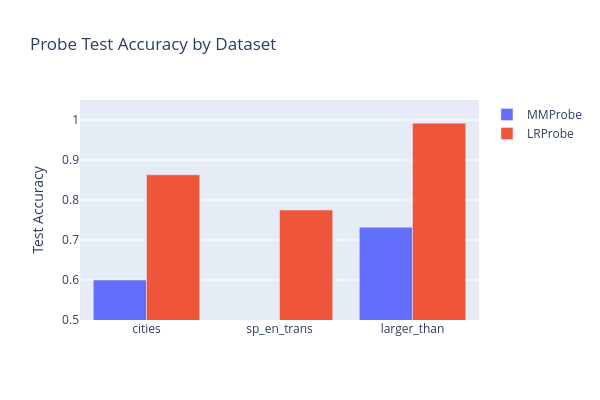

Notebook source saved alongside this figure:
### Markdown cell above
# Train a LR Probe

### Code cell
class LRProbe(t.nn.Module):
    def __init__(self, d_in: int, scaler_mean: Tensor | None = None, scaler_scale: Tensor | None = None):
        super().__init__()
        self.net = t.nn.Sequential(t.nn.Linear(d_in, 1, bias=False), t.nn.Sigmoid())
        self.register_buffer("scaler_mean", scaler_mean)
        self.register_buffer("scaler_scale", scaler_scale)

    def _normalize(self, x: Float[Tensor, "n d_model"]) -> Float[Tensor, "n d_model"]:
        """Apply StandardScaler normalization if scaler parameters are available."""
        if self.scaler_mean is not None and self.scaler_scale is not None:
            return (x - self.scaler_mean) / self.scaler_scale
        return x

    def forward(self, x: Float[Tensor, "n d_model"]) -> Float[Tensor, " n"]:
        return self.net(self._normalize(x)).squeeze(-1)

    def pred(self, x: Float[Tensor, "n d_model"]) -> Float[Tensor, " n"]:
        return self(x).round()

    @property
    def direction(self) -> Float[Tensor, " d_model"]:
        return self.net[0].weight.data[0]

    @staticmethod
    def from_data(
        acts: Float[Tensor, "n d_model"],
        labels: Float[Tensor, " n"],
        C: float = 0.1,
        device: str = "cpu",
    ) -> "LRProbe":
        """
        Train an LR probe using sklearn's LogisticRegression with StandardScaler normalization.

        Args:
            acts: Activation matrix [n_samples, d_model].
            labels: Binary labels (1=true, 0=false).
            C: Inverse regularization strength (lower = stronger regularization).
                Default 0.1 (reg_coeff=10) matches the deception-detection paper's cfg.yaml.
                The repo class default is reg_coeff=1000 (C=0.001), which is stronger.
            device: Device to place the resulting probe on.
        """
        X = acts.cpu().float().numpy()
        y = labels.cpu().float().numpy()

        # Standardize features (zero mean, unit variance) before fitting, as in the paper
        scaler = StandardScaler()
        X_scaled = scaler.fit_transform(X)

        # fit_intercept=False: the paper fits on normalized data so the intercept is redundant
        lr_model = LogisticRegression(C=C, random_state=42, fit_intercept=False, max_iter=1000)
        lr_model.fit(X_scaled, y)

        # Build probe with scaler parameters baked in
        scaler_mean = t.tensor(scaler.mean_, dtype=t.float32)
        scaler_scale = t.tensor(scaler.scale_, dtype=t.float32)
        probe = LRProbe(acts.shape[-1], scaler_mean=scaler_mean, scaler_scale=scaler_scale).to(device)
        probe.net[0].weight.data[0] = t.tensor(lr_model.coef_[0], dtype=t.float32).to(device)

        return probe


lr_probe = LRProbe.from_data(train_acts["cities"], train_labels["cities"], device="cpu")

# Train accuracy
train_preds = lr_probe.pred(train_acts["cities"])
train_acc = (train_preds == train_labels["cities"]).float().mean().item()

# Test accuracy
test_preds = lr_probe.pred(test_acts["cities"])
test_acc = (test_preds == test_labels["cities"]).float().mean().item()

print("LRProbe on cities:")
print(f"  Train accuracy: {train_acc:.3f}")
print(f"  Test accuracy:  {test_acc:.3f}")
print(f"  Direction norm: {lr_probe.direction.norm().item():.3f}")
#assert test_acc >= 0.80, f"Test accuracy too low: {test_acc:.3f} (expected >= 0.90)"

# Compare directions
mm_dir = mm_probe.direction / mm_probe.direction.norm()
lr_dir = lr_probe.direction / lr_probe.direction.norm()
cos_sim = (mm_dir @ lr_dir).item()
print(f"\nCosine similarity between MM and LR directions: {cos_sim:.4f}")

# Compare both probes across all 3 datasets
results_rows = []
for name in DATASET_NAMES:
    mm_p = MMProbe.from_data(train_acts[name], train_labels[name])
    lr_p = LRProbe.from_data(train_acts[name], train_labels[name])

    mm_test_acc = (mm_p.pred(test_acts[name]) == test_labels[name]).float().mean().item()
    lr_test_acc = (lr_p.pred(test_acts[name]) == test_labels[name]).float().mean().item()
    results_rows.append({"Dataset": name, "MM Test Acc": f"{mm_test_acc:.3f}", "LR Test Acc": f"{lr_test_acc:.3f}"})

results_df = pd.DataFrame(results_rows)
print("\nProbe accuracy comparison across datasets:")
display(results_df)

# Bar chart
fig = go.Figure()
fig.add_trace(go.Bar(name="MMProbe", x=DATASET_NAMES, y=[float(r["MM Test Acc"]) for r in results_rows]))
fig.add_trace(go.Bar(name="LRProbe", x=DATASET_NAMES, y=[float(r["LR Test Acc"]) for r in results_rows]))
fig.update_layout(
    title="Probe Test Accuracy by Dataset",
    yaxis_title="Test Accuracy",
    yaxis_range=[0.5, 1.05],
    barmode="group",
    height=400,
    width=600,
)
fig.show()

### Figure 1 — Plotly figure (JSON) as saved in the notebook; plotly's stock layout.template omitted (floating-point values rounded to 4 significant figures)
{"data": [{"name": "MMProbe", "type": "bar", "x": ["cities", "sp_en_trans", "larger_than"], "y": [0.6, 0.493, 0.732]}, {"name": "LRProbe", "type": "bar", "x": ["cities", "sp_en_trans", "larger_than"], "y": [0.863, 0.775, 0.992]}], "layout": {"barmode": "group", "height": 400, "title": {"text": "Probe Test Accuracy by Dataset"}, "width": 600, "yaxis": {"range": [0.5, 1.05], "title": {"text": "Test Accuracy"}}}}
